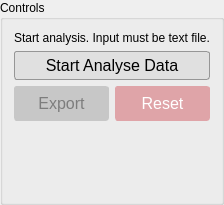
           <widget class="QGroupBox" name="groupBox_ctl2">
            <property name="font">
             <font>
              <pointsize>9</pointsize>
             </font>
            </property>
            <property name="title">
             <string>Controls</string>
            </property>
            <layout class="QVBoxLayout" name="verticalLayout_27" stretch="1,5,5">
             <item>
              <widget class="QLabel" name="label_1">
               <property name="font">
                <font>
                 <pointsize>9</pointsize>
                </font>
               </property>
               <property name="text">
                <string>Start analysis. Input must be text file.</string>
               </property>
              </widget>
             </item>
             <item>
              <layout class="QVBoxLayout" name="verticalLayout_16">
               <item>
                <widget class="QPushButton" name="btn_openFDialog">
                 <property name="enabled">
                  <bool>true</bool>
                 </property>
                 <property name="sizePolicy">
                  <sizepolicy hsizetype="Minimum" vsizetype="Preferred">
                   <horstretch>0</horstretch>
                   <verstretch>0</verstretch>
                  </sizepolicy>
                 </property>
                 <property name="minimumSize">
                  <size>
                   <width>0</width>
                   <height>0</height>
                  </size>
                 </property>
                 <property name="font">
                  <font>
                   <family>arial</family>
                   <pointsize>-1</pointsize>
                   <underline>false</underline>
                   <strikeout>false</strikeout>
                  </font>
                 </property>
                 <property name="toolTip">
                  <string>Choose hour data and start program analysis</string>
                 </property>
                 <property name="styleSheet">
                  <string notr="true">QPushButton {
	background-color: #e0e0e0;
	color:black;
	border-radius:3px;
    border:1px solid #faebeb;
	border-color: #969696;
    font-family:arial;
    font-size:16px;
    text-decoration:none;
	padding:3px;
    
}
QPushButton:disabled {
	background-color:#c7c7c7;
	border-radius:3px;
    border:1px solid #c7c7c7;
	border-color: #c7c7c7;
	color: #7d7d7d;
}

QPushButton:hover {
	background-color:#d4e9fa;
	border-radius:3px;
    border:1px solid #d4e9fa;
	border-color: #003cff;
	color: black;
}</string>
                 </property>
                 <property name="text">
                  <string>Start Analyse Data</string>
                 </property>
                </widget>
               </item>
               <item>
                <layout class="QHBoxLayout" name="horizontalLayout_8">
                 <item>
                  <widget class="QPushButton" name="btn_export">
                   <property name="enabled">
                    <bool>false</bool>
                   </property>
                   <property name="sizePolicy">
                    <sizepolicy hsizetype="Minimum" vsizetype="Preferred">
                     <horstretch>0</horstretch>
                     <verstretch>0</verstretch>
                    </sizepolicy>
                   </property>
                   <property name="minimumSize">
                    <size>
                     <width>0</width>
                     <height>35</height>
                    </size>
                   </property>
                   <property name="font">
                    <font>
                     <family>arial</family>
                     <pointsize>-1</pointsize>
                     <underline>false</underline>
                     <strikeout>false</strikeout>
                    </font>
                   </property>
                   <property name="toolTip">
                    <string>Export Results to CSV</string>
                   </property>
                   <property name="styleSheet">
                    <string notr="true">QPushButton {
	background-color: #e0e0e0;
	color:black;
	border-radius:3px;
    border:1px solid #faebeb;
	border-color: #969696;
    font-family:arial;
    font-size:16px;
    text-decoration:none;
   
}
QPushButton:disabled {
	background-color:#c7c7c7;
	border-color: #c7c7c7;
	color: #7d7d7d;
}

QPushButton:hover {
	background-color:#d4e9fa;
	border-radius:3px;
    border:1px solid #d4e9fa;
	border-color: #003cff;
	color: black;
}</string>
                   </property>
                   <property name="text">
                    <string>Export</string>
                   </property>
                  </widget>
                 </item>
                 <item>
                  <widget class="QPushButton" name="btn_reset">
                   <property name="enabled">
                    <bool>false</bool>
                   </property>
                   <property name="sizePolicy">
                    <sizepolicy hsizetype="Minimum" vsizetype="Preferred">
                     <horstretch>0</horstretch>
                     <verstretch>0</verstretch>
                    </sizepolicy>
                   </property>
                   <property name="baseSize">
                    <size>
                     <width>0</width>
                     <height>20</height>
                    </size>
                   </property>
                   <property name="palette">
                    <palette>
                     <active>
                      <colorrole role="WindowText">
                       <brush brushstyle="SolidPattern">
                        <color alpha="255">
                         <red>255</red>
                         <green>255</green>
                         <blue>255</blue>
                        </color>
                       </brush>
                      </colorrole>
                      <colorrole role="Button">
                       <brush brushstyle="SolidPattern">
                        <color alpha="255">
                         <red>216</red>
                         <green>0</green>
                         <blue>0</blue>
                        </color>
                       </brush>
                      </colorrole>
                      <colorrole role="Text">
                       <brush brushstyle="SolidPattern">
                        <color alpha="255">
                         <red>255</red>
                         <green>255</green>
                         <blue>255</blue>
                        </color>
                       </brush>
                      </colorrole>
                      <colorrole role="ButtonText">
                       <brush brushstyle="SolidPattern">
                        <color alpha="255">
                         <red>255</red>
                         <green>255</green>
                         <blue>255</blue>
                        </color>
                       </brush>
                      </colorrole>
                      <colorrole role="Base">
                       <brush brushstyle="SolidPattern">
                        <color alpha="255">
                         <red>216</red>
                         <green>0</green>
                         <blue>0</blue>
                        </color>
                       </brush>
                      </colorrole>
                      <colorrole role="Window">
                       <brush brushstyle="SolidPattern">
                        <color alpha="255">
                         <red>216</red>
                         <green>0</green>
                         <blue>0</blue>
                        </color>
                       </brush>
                      </colorrole>
                     </active>
                     <inactive>
                      <colorrole role="WindowText">
                       <brush brushstyle="SolidPattern">
                        <color alpha="255">
                         <red>255</red>
                         <green>255</green>
                         <blue>255</blue>
                        </color>
                       </brush>
                      </colorrole>
                      <colorrole role="Button">
                       <brush brushstyle="SolidPattern">
                        <color alpha="255">
                         <red>216</red>
                         <green>0</green>
                         <blue>0</blue>
                        </color>
                       </brush>
                      </colorrole>
                      <colorrole role="Text">
                       <brush brushstyle="SolidPattern">
                        <color alpha="255">
                         <red>255</red>
                         <green>255</green>
                         <blue>255</blue>
                        </color>
                       </brush>
                      </colorrole>
                      <colorrole role="ButtonText">
                       <brush brushstyle="SolidPattern">
                        <color alpha="255">
                         <red>255</red>
                         <green>255</green>
                         <blue>255</blue>
                        </color>
                       </brush>
                      </colorrole>
                      <colorrole role="Base">
                       <brush brushstyle="SolidPattern">
                        <color alpha="255">
                         <red>216</red>
                         <green>0</green>
                         <blue>0</blue>
                        </color>
                       </brush>
                      </colorrole>
                      <colorrole role="Window">
                       <brush brushstyle="SolidPattern">
                        <color alpha="255">
                         <red>216</red>
                         <green>0</green>
                         <blue>0</blue>
                        </color>
                       </brush>
                      </colorrole>
                     </inactive>
                     <disabled>
                      <colorrole role="WindowText">
                       <brush brushstyle="SolidPattern">
                        <color alpha="255">
                         <red>255</red>
                         <green>255</green>
                         <blue>255</blue>
                        </color>
                       </brush>
                      </colorrole>
                      <colorrole role="Button">
                       <brush brushstyle="SolidPattern">
                        <color alpha="255">
                         <red>223</red>
                         <green>164</green>
                         <blue>168</blue>
                        </color>
                       </brush>
                      </colorrole>
                      <colorrole role="Text">
                       <brush brushstyle="SolidPattern">
                        <color alpha="255">
                         <red>255</red>
                         <green>255</green>
                         <blue>255</blue>
                        </color>
                       </brush>
                      </colorrole>
                      <colorrole role="ButtonText">
                       <brush brushstyle="SolidPattern">
                        <color alpha="255">
                         <red>255</red>
                         <green>255</green>
                         <blue>255</blue>
                        </color>
                       </brush>
                      </colorrole>
                      <colorrole role="Base">
                       <brush brushstyle="SolidPattern">
                        <color alpha="255">
                         <red>223</red>
                         <green>164</green>
                         <blue>168</blue>
                        </color>
                       </brush>
                      </colorrole>
                      <colorrole role="Window">
                       <brush brushstyle="SolidPattern">
                        <color alpha="255">
                         <red>223</red>
                         <green>164</green>
                         <blue>168</blue>
                        </color>
                       </brush>
                      </colorrole>
                     </disabled>
                    </palette>
                   </property>
                   <property name="font">
                    <font>
                     <family>arial</family>
                     <pointsize>-1</pointsize>
                     <weight>50</weight>
                     <bold>false</bold>
                     <underline>false</underline>
                     <strikeout>false</strikeout>
                    </font>
                   </property>
                   <property name="toolTip">
                    <string>Reset Screen</string>
                   </property>
                   <property name="styleSheet">
                    <string notr="true">QPushButton {
	background-color: rgb(216, 0, 0);
	color:white;
	border-radius:3px;
    border:1px solid #faebeb;
	border-color: rgb(216, 0, 0);
    font-family:arial;
    font-size:16px;
    font-weight:normal;
    text-decoration:none;
   
}
QPushButton:disabled {
	background-color: #dfa4a8;
	border-color: #dfa4a8;
	color:white;
}

QPushButton:hover {
	background-color:#ff7357;
	border-radius:3px;
    border:1px solid #ff7357;
	border-color: #fc2e05;
	color: black;
}</string>
                   </property>
                   <property name="text">
                    <string>Reset</string>
                   </property>
                  </widget>
                 </item>
                </layout>
               </item>
              </layout>
             </item>
             <item>
              <spacer name="verticalSpacer">
               <property name="orientation">
                <enum>Qt::Vertical</enum>
               </property>
               <property name="sizeType">
                <enum>QSizePolicy::Preferred</enum>
               </property>
               <property name="sizeHint" stdset="0">
                <size>
                 <width>20</width>
                 <height>72</height>
                </size>
               </property>
              </spacer>
             </item>
            </layout>
           </widget>
